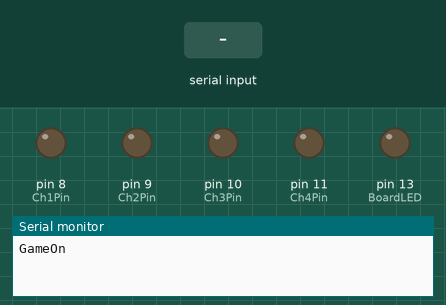
Simulated run of this sketch. Board: Arduino Uno, built with avr-gcc and run on an emulated ATmega328P. On the bench: output pins drawn as LEDs (lit = HIGH), the last lines printed to the serial monitor. The inputs (shaded band) are chosen by the test bench.

Above: at 1.2 s.
1.3 s: "on" received over Serial
At 2.5 s:
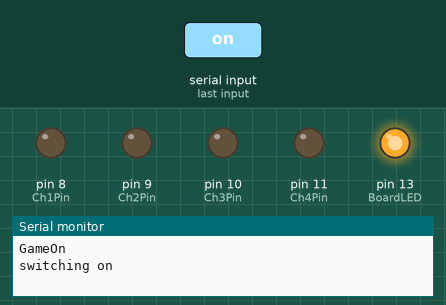
2.8 s: "Ch1ON" received over Serial
At 4.1 s:
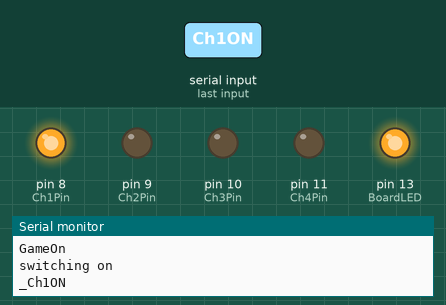
4.4 s: "off" received over Serial
At 5.1 s:
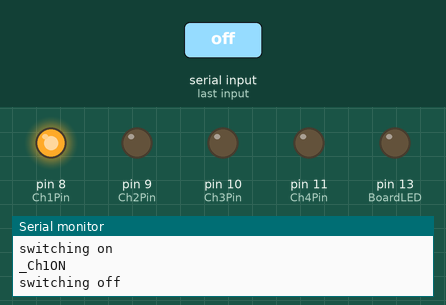
5.9 s: "Ch2ON" received over Serial
At 7.0 s:
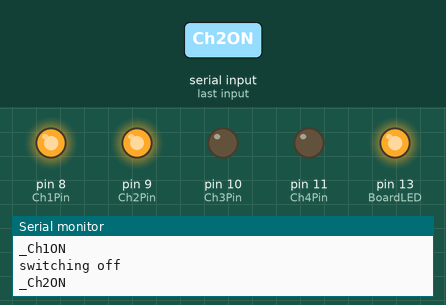
7.7 s: "Ch3ON" received over Serial
At 8.4 s:
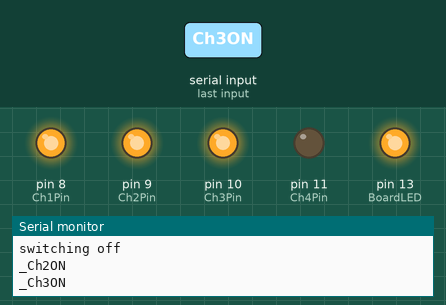
9.5 s: "Ch4ON" received over Serial
At 10.9 s:
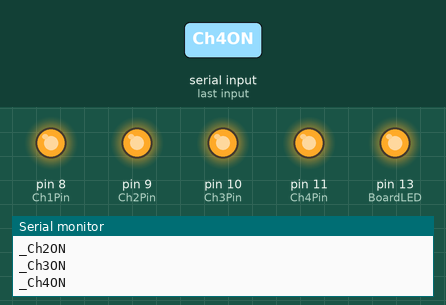
Timing chart, 0 to 12.3 s (numbered marks = the images above; inputs shaded):
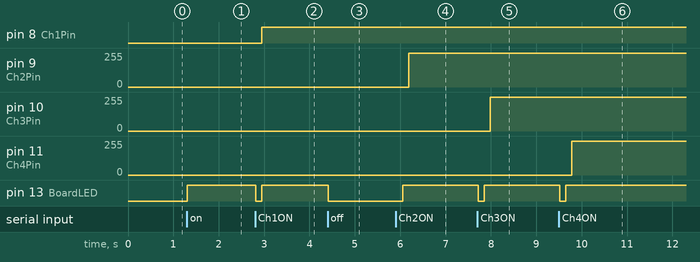

The sketch:

FishTank_ArduinoV2A.ino
```cpp
//Title:FishTank_Arduino_board
//Version             Description                          Date                       Changes
//1A              Testing communication with Pi         04/03/2016               Initial program
//Date: 04/03/2016
//Developer: Juan Vivas, www.freerangelobster.blogspot.co.uk,
//Description:
//Recieves information from Raspberry Pi using the serial port. Updates 5 PWM channelsupdates the digital
//outputs and analog inputs
//For debugging purposes the SW serial por has been included, to enable it, set debug variable to 1
//Based on: Arduino code samples
//THE CIRCUIT
//In
//  Serial TR,RX:
//  Serial SW:
//  Analog input 0:
//Out
//  Channel1
//  Channel2
//  Channel3
//  Channel4
//  Channel5
//Note: The Arduino board is 5V based, the Raspberry pi board is 3.3V based. In order to couple the voltage between
//the two boards it was required to use a voltage devider between the TX of the arduino and the RX of the Pi. The
//resistors used where 4k7 and 2k5
//COMMANDS
//Queries from Raspberry        Replies from Arduino      Command
//- Arduino Status       [Ch status, Pres] 1 1 1 1 1 9999    S
//- Get Pressure                      P xxxx                 P
//- Channel1 On                       _Ch1ON                Ch1ON
//- Channel2 On                       _Ch2ON                Ch2ON
//- Channel3 On                       _Ch3ON                Ch3ON
//- Channel4 On                       _Ch4ON                Ch4ON
//- Channel5 On                       _Ch5ON                Ch5ON
//- Channel1 Off                      _Ch1OFF               Ch1OFF
//- Channel2 Off                      _Ch2OFF               Ch2OFF
//- Channel3 Off                      _Ch3OFF               Ch3OFF
//- Channel4 Off                      _Ch4OFF               Ch4OFF
//- Channel5 Off                      _Ch5OFF               Ch5OFF

//Software serial enabled for debugging proposes
//*/

int inByte;
String readString;
boolean Ch1=0;
boolean Ch2=0;
boolean Ch3=0;
boolean Ch4=0;
boolean Ch5=0;
int Pressure=0;
//Outputs of the board
int Ch1Pin=8;
int Ch2Pin=9;
int Ch3Pin=10;
int Ch4Pin=11;
int Ch5Pin=12;
int BoardLED=13;
//PWM values
int Ch1PWM=0;
int Ch2PWM=0;
int Ch3PWM=0;
int Ch4PWM=0;
int Ch5PWM=0;


void setup() {
  // put your setup code here, to run once:
  Serial.begin(9600);
  pinMode(BoardLED, OUTPUT);
  pinMode(Ch1Pin, OUTPUT);
  pinMode(Ch2Pin, OUTPUT);
  pinMode(Ch3Pin, OUTPUT);
  pinMode(Ch4Pin, OUTPUT);
  Serial.println("GameOn");
}

void loop() {
  //Reads serial port and fills a sting variable readString
  while( Serial.available()){
    delay(3);
    char c = Serial.read();
    readString += c;
   }

  //Eliminates extra characteres from the string.
  readString.trim();

  if (readString.length() >0) {


    //Instruction 1 prototype testing
    if (readString == "on"){
        Serial.println("switching on");
        digitalWrite(13, HIGH);
    }

   //Instruction 1 prototype testing
    else if  (readString == "off"){
        Serial.println("switching off");
        digitalWrite(13, LOW);
    }

    // Arduino Status
    else if (readString == "S"){
      	Pressure = analogRead(A0);
        Serial.print(Ch1);
      	Serial.print(Ch2);
      	Serial.print(Ch3);
      	Serial.print(Ch4);
      	Serial.print(Ch5);
      	Serial.print("-");
      	Serial.println(analogRead(A0));

       //%b  %d",Ch1,Ch2,Pressure );
        //digitalWrite(13, HIGH);
    }

     //Get Pressure
    else if (readString == "P"){
        //read pressure sensor
       Serial.println("P ");
       Serial.println(analogRead(A0));
       //digitalWrite(13, HIGH);
    }


    //Channe1 On
    else if (readString == "Ch1ON"){
        //read pressure sensor
       Serial.println("_Ch1ON");
       //digitalWrite(13, HIGH);
       Ch1=1;
    }

   //Channel 2 On
    else if (readString == "Ch2ON"){
        //read pressure sensor
       Serial.println("_Ch2ON");
       //digitalWrite(13, HIGH);
       Ch2=1;
    }

   //Channel 3 On
    else if (readString == "Ch3ON"){
        //read pressure sensor
       Serial.println("_Ch3ON");
       //digitalWrite(13, HIGH);
       Ch3=1;
    }

   //Channel 4 On
    else if (readString == "Ch4ON"){
        //read pressure sensor
       Serial.println("_Ch4ON");
       //digitalWrite(13, HIGH);
       Ch4=1;
    }

   //Channel 5 On
    else if (readString == "Ch5ON"){
        //read pressure sensor
       Serial.println("_Ch5ON");
       digitalWrite(13, HIGH);
       Ch5=1;
    }

   //Channel 1 Off
    else if (readString == "Ch1OFF"){
        //read pressure sensor
       Serial.println("_Ch1OFF");
       //digitalWrite(13, HIGH);
       Ch1=0;
    }

   //Channel 2 Off
   else if (readString == "Ch2OFF"){
        //read pressure sensor
       Serial.println("_Ch2OFF");
       //digitalWrite(13, HIGH);
       Ch2=0;
    }

   // Channel 3 Off
    else if (readString == "Ch3OFF"){
        //read pressure sensor
       Serial.println("_Ch3OFF");
       //digitalWrite(13, HIGH);
       Ch3=0;
    }

   // Channel 4 Off
    else if (readString == "Ch4OFF"){
        //read pressure sensor
       Serial.println("_Ch4OFF");
       //digitalWrite(13, HIGH);
       Ch4=0;
    }

   //Channel 5 Off
   else if (readString == "Ch5OFF"){
        //read pressure sensor
       Serial.println("_Ch5OFF");
       digitalWrite(13, LOW);
       Ch5=0;
   }

   else
	Serial.println("Unknown Command");
   }

   //clears the string buffer
   readString="";


  //Channel 1 PWM
  if (Ch1==1){
        if(Ch1PWM<255){
        analogWrite(BoardLED,Ch1PWM );
        analogWrite(Ch1Pin,Ch1PWM );
        Ch1PWM=Ch1PWM+1;
       }
  }

  if (Ch1==0){
      if(Ch1PWM>0){
        analogWrite(BoardLED, Ch1PWM);
        analogWrite(Ch1Pin,Ch1PWM );
        Ch1PWM=Ch1PWM-1;
        }
   }

  //Channel 2
  if (Ch2==1){
        if(Ch2PWM<255){
        analogWrite(BoardLED,Ch2PWM );
        analogWrite(Ch2Pin,Ch2PWM );
        Ch2PWM=Ch2PWM+1;
       }
  }

  if (Ch2==0){
      if(Ch2PWM>0){
        analogWrite(BoardLED, Ch2PWM);
        analogWrite(Ch2Pin,Ch2PWM );
        Ch2PWM=Ch2PWM-1;
        }
  }


  //Channel 3
  if (Ch3==1){
        if(Ch3PWM<255){
        analogWrite(BoardLED,Ch3PWM );
        analogWrite(Ch3Pin,Ch3PWM );
        Ch3PWM=Ch3PWM+1;
       }
  }

  if (Ch3==0){
      if(Ch3PWM>0){
        analogWrite(BoardLED, Ch3PWM);
        analogWrite(Ch3Pin,Ch3PWM );
        Ch3PWM=Ch3PWM-1;
        }
  }


  //Channel 4
  if (Ch4==1){
        if(Ch4PWM<255){
        analogWrite(BoardLED,Ch4PWM );
        analogWrite(Ch4Pin,Ch4PWM );
        Ch4PWM=Ch4PWM+1;
       }
  }

  if (Ch4==0){
      if(Ch4PWM>0){
        analogWrite(BoardLED, Ch4PWM);
        analogWrite(Ch4Pin,Ch4PWM );
        Ch4PWM=Ch4PWM-1;
        }
  }


  //Channel 5
  if (Ch5==1){
        if(Ch5PWM<255){
        analogWrite(BoardLED,Ch5PWM );
        analogWrite(Ch5Pin,Ch5PWM );
        Ch5PWM=Ch5PWM+1;
       }
  }

  if (Ch5==0){
      if(Ch5PWM>0){
        analogWrite(BoardLED, Ch5PWM);
        analogWrite(Ch5Pin,Ch5PWM );
        Ch5PWM=Ch5PWM-1;
        }
   }


  delay(1);
  }
```

Measured:
- after the input at 1.3 s, pin 13 (BoardLED): LOW → HIGH at once
- after the input at 2.8 s, pin 8 (Ch1Pin): LOW → HIGH after 0.15 s; pin 13 (BoardLED): HIGH → LOW at once, → HIGH 0.14 s later
- after the input at 4.4 s, pin 13 (BoardLED): HIGH → LOW at once
- after the input at 5.9 s, pin 9 (Ch2Pin): 0/255 → 254/255 after 0.28 s; pin 13 (BoardLED): LOW → HIGH after 0.15 s
- after the input at 7.7 s, pin 10 (Ch3Pin): 0/255 → 254/255 after 0.28 s; pin 13 (BoardLED): HIGH → LOW at once, → HIGH 0.13 s later
- after the input at 9.5 s, pin 11 (Ch4Pin): 0/255 → 254/255 after 0.28 s; pin 13 (BoardLED): HIGH → LOW at once, → HIGH 0.13 s later
